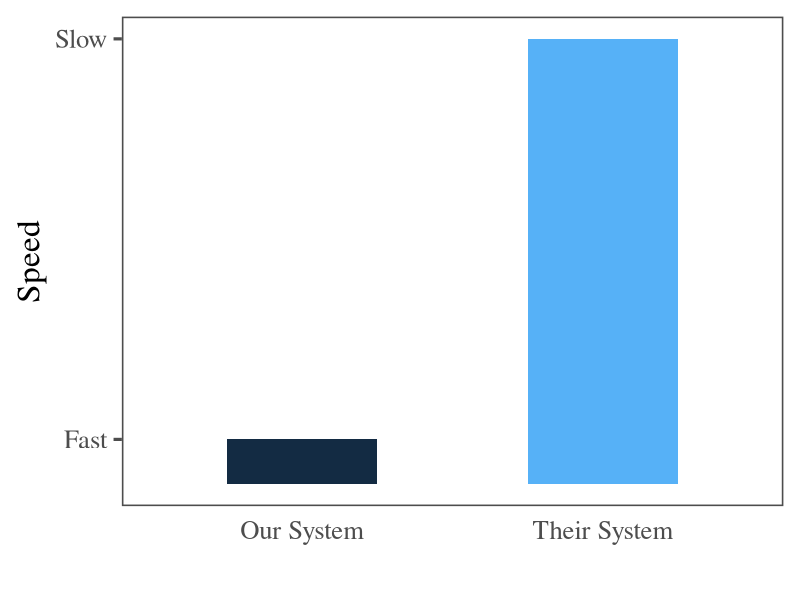

Reproduce this figure in R.
library(dplyr)
library(ggplot2)
library(ggthemes)
library(ggrepel)
library(stringr)
library(grid)
library(reshape2)

df3 <- data.frame(x=c('Our System', 'Their System'), y=c('Fast', 'Slow'), z=c(1, 10)) 

theme <- theme_few(base_size = 24) + 
theme(axis.title.y=element_text(vjust=0.9), 
  axis.title.x=element_text(vjust=-0.1),
  axis.ticks.x=element_blank(),
  text=element_text(family="serif"),
  legend.position="none")


pdf("genericbenchmark.pdf", width=7, height=5)

ggplot(df3, aes(x=x, y=z, fill=z)) + geom_bar(stat = "identity", width=0.5) + theme + xlab("") + scale_y_continuous(limits=c(0, 10), breaks=c(1,10), labels=c('Fast', 'Slow')) + ylab("Speed")

dev.off()